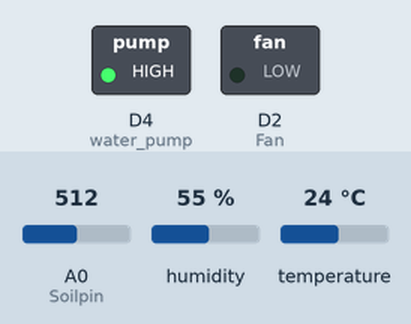
A sketch run on a simulated ESP8266 (NodeMCU). Shown: switched loads named in the sketch (green lamp = pin HIGH). Inputs (shaded band) come from the test bench; at power-on: temperature 24 °C, A0 (Soilpin) = 512, humidity 55 %. What the sketch prints to the serial monitor is not drawn.

Above: at 6.8 s.
6.9 s: temperature set to 31.1 °C
11.4 s: temperature set to 32.6 °C
At 13.4 s:
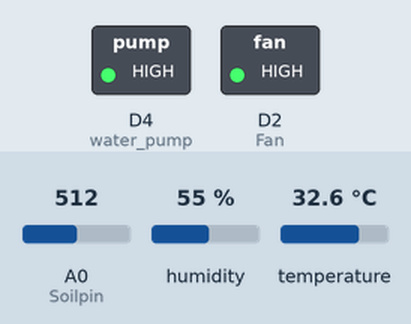
15.9 s: A0 (Soilpin) set to 559
20.4 s: A0 (Soilpin) set to 580
At 22.1 s:
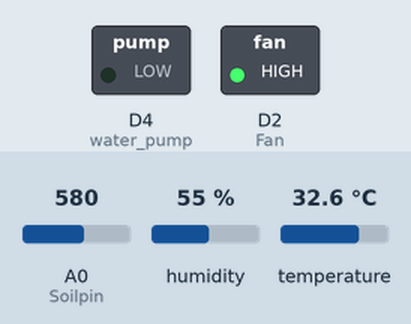
24.9 s: A0 (Soilpin) set to 511
At 28.1 s:
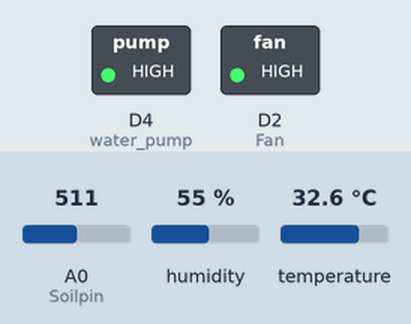
29.4 s: A0 (Soilpin) set to 716
At 31.4 s:
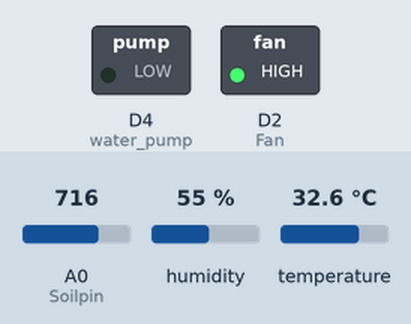
Timing chart, 0 to 32.9 s (numbered marks = the images above; inputs shaded):
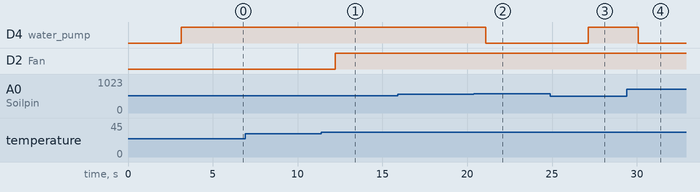

The sketch:

ammoniasensor.ino
```cpp
#include <DHT.h>
#include <DHT_U.h>

#define DHTPIN D5
#define DHTTYPE DHT22
#define Soilpin A0
#define water_pump LED_BUILTIN
#define Fan D2

// Global Variables
float Temp, Humi;
int soil_value, percent;

DHT dht(DHTPIN, DHTTYPE);

// Timing Variables
unsigned long previousMillis = 0;
const long interval = 3000; // 3 seconds

void setup() {
  Serial.begin(9600);

  pinMode(DHTPIN, INPUT);
  pinMode(Soilpin, INPUT);
  pinMode(water_pump, OUTPUT);
  pinMode(Fan, OUTPUT);

  dht.begin();
  Serial.println("System Initialized.");
}

void loop() {
  unsigned long currentMillis = millis();

  // Run every interval
  if (currentMillis - previousMillis >= interval) {
    previousMillis = currentMillis;
    readSensors();
    controlWaterPump();
    controlFan();
    Serial.println(); // Add spacing for readability
  }
}

void readSensors() {
  // Read Temperature and Humidity
  Temp = dht.readTemperature();
  Humi = dht.readHumidity();

  // Read Soil Moisture
  soil_value = analogRead(Soilpin);
  percent = map(soil_value, 0, 1023, 100, 0);

  // Check for Sensor Errors
  if (isnan(Temp) || isnan(Humi)) {
    Serial.println("Error: Failed to read from sensors. Retrying...");
    return;
  }

  // Display Sensor Data
  Serial.printf("Temperature: %.2f °C\tHumidity: %.2f %%\n", Temp, Humi);
  Serial.printf("Soil Value: %d\tSoil Moisture: %d %%\n", soil_value, percent);
}

void controlWaterPump() {
  if (percent < 45) {
    Serial.println("ความชื้นในดินต่ำ. Activating water pump.");
    digitalWrite(water_pump, LOW); // Active LOW
  } else {
    Serial.println("ความชื้นในดินอยู่ในช่วงปรกติ. Deactivating water pump.");
    digitalWrite(water_pump, HIGH); // Active LOW
  }
}

void controlFan() {
  if (Temp >= 32) {
    Serial.println("อุณภูมิสูงเกินไป. Activating fan.");
    digitalWrite(Fan, HIGH);
  } else {
    Serial.println("อุณหภูมิอยู่ในระดับปรกติ. Deactivating fan.");
    digitalWrite(Fan, LOW);
  }
}
```

Measured:
- the behaviour switches between 31.9 and 32 °C on temperature (found by bisection; images 0 and 1)
- the behaviour switches between 567 and 568 on A0 (Soilpin) (found by bisection; images 1 and 2)
- after the input at 6.9 s, every drawn part: stays the same
- after the input at 11.4 s, D2 (Fan): LOW → HIGH after 0.81 s
- after the input at 15.9 s, every drawn part: stays the same
- after the input at 20.4 s, D4 (water_pump): HIGH → LOW after 0.70 s
- after the input at 24.9 s, D4 (water_pump): LOW → HIGH after 2.2 s
- after the input at 29.4 s, D4 (water_pump): HIGH → LOW after 0.70 s
